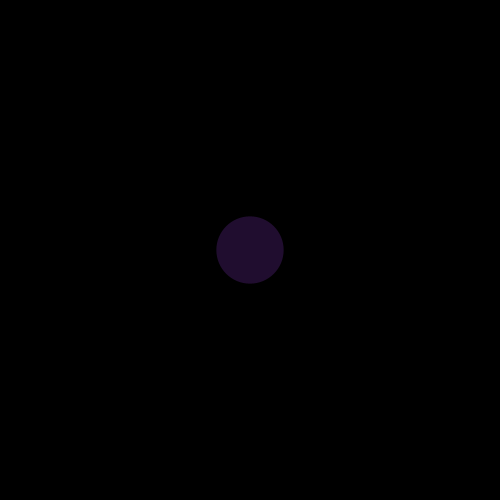
Frame 1 (no input)
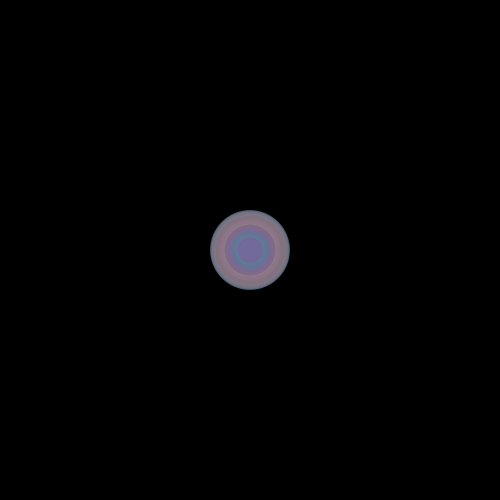
Frame 60 (the mouse pressed at the canvas centre just before this capture)
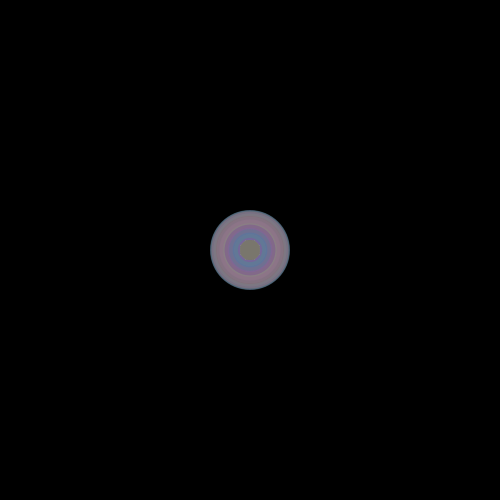
Frame 120 (the mouse held since frame 60 and released just before this capture)

The Processing sketch that drew these frames (run headless with seeded random() and noise(); from frame 60 on, the mouse is pressed at the canvas centre):

// Processing sketch: processing_79546
// ── processing_79546.pde

//Idea:  Processing: Creative Coding and Computanal Art textbook 
//Coding:  Elizabeth And Dad
int counter;
int mode=0;

void setup() {
  size(500,500);
  background (0);
 // colormode(HSB);
  counter=0;
  
}

void draw() {
  counter++;
  noStroke();
  fill(random(255),random(255),random(255),50);
  if (mousePressed == true) {
    if (mode==0) {
      ellipse (mouseX,mouseY,20,20);
    }
    if (mode==1) {
      rect(mouseX, mouseY, 20, 20);
    }
    
  } else {
    if (mode==0) {
      ellipse(width/2,height/2,80*sin(counter),80*sin(counter));
    }
    if (mode==1) {
      rect(width/2, height/2, 80*sin(counter), 80*sin(counter));
    }
  }
}

void keyPressed() {
  if (key == 'c') {
    background(0);
  }
  if (key == 'e') {
    mode=0;
  }
  if (key == 'b') {
    mode=1;
  }
  if (key == 'C') {
    background (random(255),random(255),random(255));
  }
}
